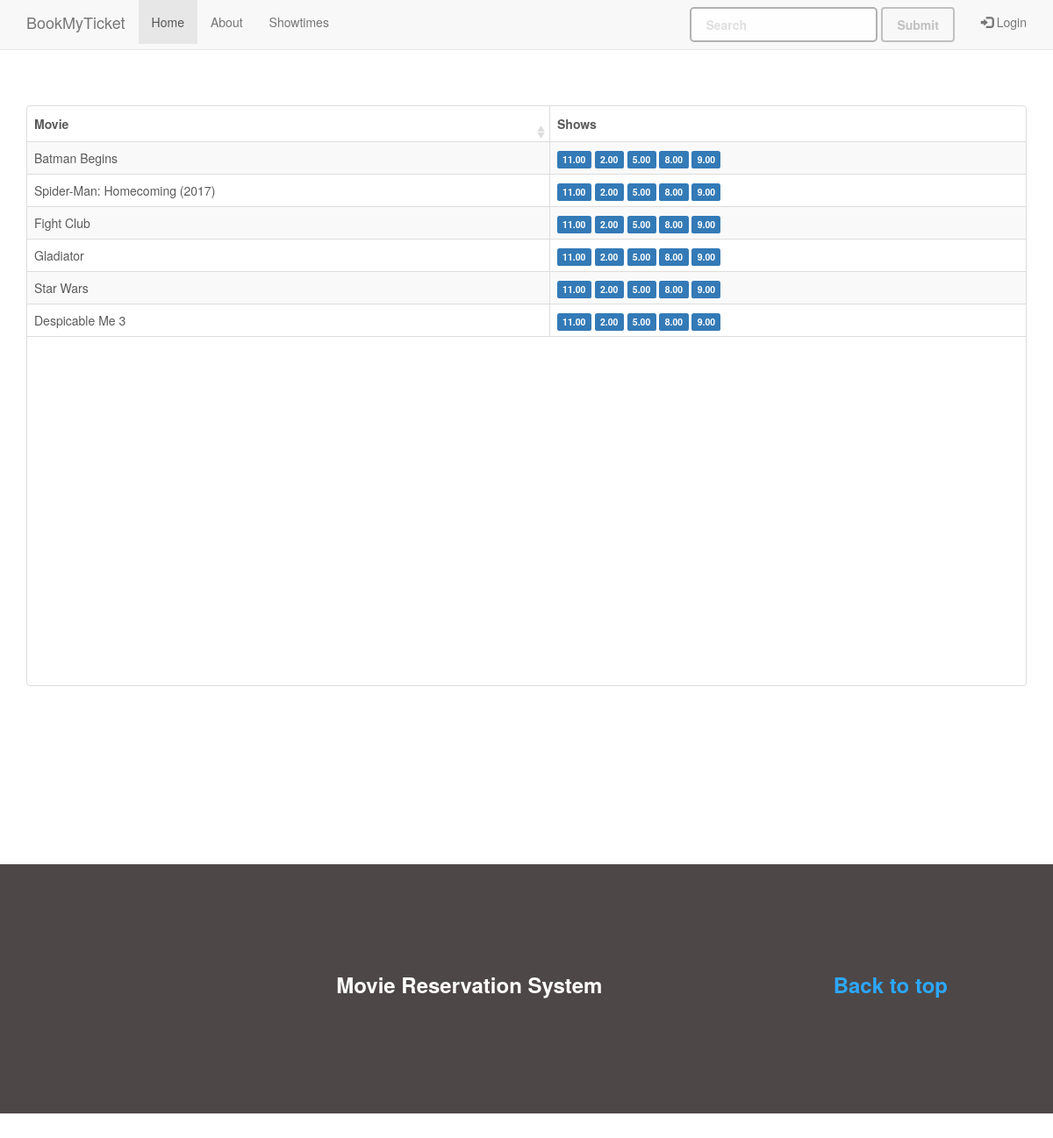
The page /showtimes.php on the database its author committed.
### tables this page shows
CREATE TABLE `movielist` (
  `movieId` int(11) NOT NULL,
  `Name` varchar(255) DEFAULT NULL,
  `Genre` varchar(25) DEFAULT NULL,
  `Director` varchar(255) DEFAULT NULL,
  `Description` varchar(255) DEFAULT NULL,
  `image` varchar(255) DEFAULT NULL,
  `imdb` varchar(255) DEFAULT NULL
);

CREATE TABLE `timeslot` (
  `timeslotId` int(11) NOT NULL,
  `time` varchar(255) NOT NULL
);

### showtimes.php (the view, shortened to what this page needs)
<?php
  include_once ('db.php');
  ?>
  <!DOCTYPE html>
<html lang="en"><head><meta http-equiv="Content-Type" content="text/html; charset=UTF-8">
<link href="css/bootstrap.css" rel="stylesheet">
<link href="https://bootswatch.com/flatly/bootstrap.css" rel="stylesheet">
<link href="http://netdna.bootstrapcdn.com/font-awesome/4.5.0/css/font-awesome.min.css" rel="stylesheet">
<link href="css/style.css" rel="stylesheet">
</head>
<body>
    <div class="navbar-wrapper">
      <div class="">
        <nav class="navbar navbar-default navbar-static-top">
          <div class="container">
            <div class="navbar-header">
              <a class="navbar-brand" href="index.php">BookMyTicket</a>
            </div>
            <div id="navbar" class="navbar-collapse collapse float-right">
              <ul class="nav navbar-nav">
                <li class="active"><a href="index.php">Home</a></li>
                <li><a href="about.php">About</a></li>
                <li><a href="showtimes.php">Showtimes</a></li>
              </ul>
              <ul class="nav navbar-nav navbar-right">
                <li>
                  <form class="navbar-form navbar-left" role="search">
                    <div class="form-group">
                      <input type="text" class="form-control" placeholder="Search">
                    </div>
                    <button type="submit" class="btn btn-default">Submit</button>
                  </form>
                </li>
                <li><a href="javascript:void(0)" onclick="openLoginModal();"><span class="glyphicon glyphicon-log-in"></span> Login </a></li>
              </ul>
            </div>
          </div>
        </nav>
      </div>
    </div>
    <br/><br/><br/><br/><br/>
    <div  class="container">
      <table id="fresh-table" class="table" width="100%">
        <thead>
          <th data-field="name" data-sortable="true">Movie</th>
          <th data-field="shows">Shows</th>
        </thead>
        <tbody>
          <?php
          $movieRes=$conn->query("select * from movielist;");
          while ($movieRow=$movieRes->fetch_object()) {
            ?>
            <tr>
              <td style="font-weight: bold;"><?php echo "".$movieRow->Name;?>
              </td>
              <td>
                <?php
                $movieTime=$conn->query("select * from timeSlot;");
                while ($movieTimeRow=$movieTime->fetch_object()) {
                  echo " <span class='label label-primary'>".$movieTimeRow->time."</span>";
                } ?>
              </td>
            <?php  } ?>
          </tbody>
        </table>
      </div>
  <?php include 'footer.php'; ?>
</body>
</html>

### css/style.css (style rules this page uses)
body { padding-bottom: 40px; color: #5a5a5a; }
.navbar-wrapper { position: absolute; top: 0; right: 0; left: 0; z-index: 20; }
@media (min-width: 768px) { .navbar-wrapper { margin-top: 0px; } }
@media (min-width: 768px) { .navbar-wrapper .container { padding-right: 15px; padding-left: 15px; } }
@media (min-width: 768px) { .navbar-wrapper .navbar { padding-right: 0; padding-left: 0; } }
.bootstrap-table .table { margin-bottom: 0 !important; border-bottom: 1px solid #dddddd; border-collapse: collapse !important; border-radius: 1px; }
.bootstrap-table .table, .bootstrap-table .table > tbody > tr > th, .bootstrap-table .table > tfoot > tr > th, .bootstrap-table .table > thead > tr > td, .bootstrap-table .table > tbody > tr > td, .bootstrap-table .table > tfoot > tr > td { padding: 8px !important; }
.fixed-table-container table { width: 100%; }
.fixed-table-container tbody td { border-left: 1px solid #dddddd; }
.fixed-table-container tbody tr:first-child td { border-top: none; }
.fixed-table-container tbody td:first-child { border-left: none; }
.table th, .table td { vertical-align: middle; box-sizing: border-box; }
a { color: #2CA8FF; }
.form-control, .input-group-addon, .tagsinput, .navbar, .navbar .alert { -webkit-transition: all 300ms linear; -moz-transition: all 300ms linear; -o-transition: all 300ms linear; -ms-transition: all 300ms linear; transition: all 300ms linear; }
.tagsinput .tag, .tagsinput-remove-link, .filter, .btn-hover, [data-toggle="collapse"] i, .btn, .pagination > li > a, .pagination > li > span { -webkit-transition: all 100ms linear; -moz-transition: all 100ms linear; -o-transition: all 100ms linear; -ms-transition: all 100ms linear; transition: all 100ms linear; }
.btn { border-width: 2px; background-color: transparent; font-weight: 600; opacity: 0.7; filter: alpha(opacity=70); padding: 8px 16px; border-color: #AAAAAA; color: #AAAAAA; }
.form-control { background-color: #FFFFFF; border: 2px solid #AAAAAA; border-radius: 5px; font-weight: 600; color: #333; padding: 8px 16px; height: 40px; -webkit-box-shadow: none; box-shadow: none; opacity: 0.9; filter: alpha(opacity=90); }

### rows shown on the page
movielist: Name "Batman Begins"
timeslot: time "11.00"
timeslot: time "2.00"
timeslot: time "5.00"
timeslot: time "8.00"
timeslot: time "9.00"
movielist: Name "Spider-Man: Homecoming (2017)"
movielist: Name "Fight Club"
movielist: Name "Gladiator"
movielist: Name "Star Wars"
movielist: Name "Despicable Me 3"
